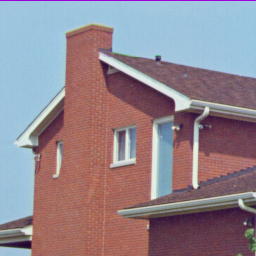
#> input picture Data Set of Images/4.1.05.tiff, 256 x 256 px, found by its file name
$ python '2. Image Quatization using KMeans Clustering.py'
#> lines starting #> are read from the running program, lines starting #| are printed output that depends on the picture
import cv2
import matplotlib.pyplot as plt
import numpy as np

def main():

    source = "C:\\Users\\Srikanth\\Desktop\\Python\\Opencv\\Dataset\\"
    imgpath = source+ "4.1.05.tiff"

    img = cv2.imread(imgpath,1)
#> img is the input picture: shape (256, 256, 3); mean B, G, R 142, 133, 146.6
    img = cv2.cvtColor(img, cv2.COLOR_BGR2RGB)

    Z = img.reshape((-1,3))
    Z = np.float32(Z)

    criteria = (cv2.TERM_CRITERIA_EPS + cv2.TERM_CRITERIA_MAX_ITER, 10, 1.0)

    K=2
    ret, label1, center1 = cv2.kmeans(Z, K, None,
                                      criteria, 10, cv2.KMEANS_RANDOM_CENTERS)
#> ret = 111345496.2; center1 = [[136.4, 91.46, 93.69], [162.1, 196.7, 216.1]]
    center1 = np.uint8(center1)
#> center1 = [[136, 91, 93], [162, 196, 216]]
    res1 = center1[label1.flatten()]
    output1 = res1.reshape((img.shape))
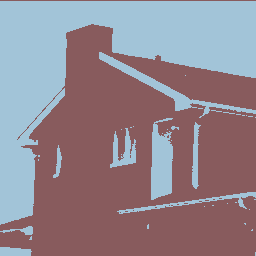
#> output1: shape (256, 256, 3); mean R, G, B 146.3, 132.5, 141.6

    K=4
    ret, label1, center1 = cv2.kmeans(Z, K, None,
                                      criteria, 10, cv2.KMEANS_RANDOM_CENTERS)
#> ret = 43121420.7; center1 = [[166.5, 106.6, 96.65], [123.7, 104.1, 117], [162.6, 197.6, 217.4], [93.23, 57.84, 73.48]]
    center1 = np.uint8(center1)
#> center1 = [[166, 106, 96], [123, 104, 117], [162, 197, 217], [93, 57, 73]]
    res1 = center1[label1.flatten()]
    output2 = res1.reshape((img.shape))
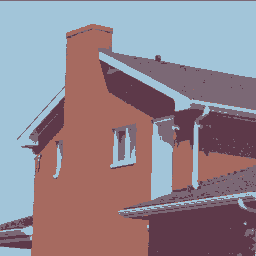
#> output2: shape (256, 256, 3); mean R, G, B 146, 132.4, 141.6

    K=12
    ret, label1, center1 = cv2.kmeans(Z, K, None,
                                      criteria, 10, cv2.KMEANS_RANDOM_CENTERS)
#> ret = 11757399.2; center1 = [[168.2, 179.4, 181.9], [166.7, 106.1, 96.3], [155.2, 156.4, 151.4], [212.4, 222.1, 216.5], [117.5, 91.53, 99.54], [159.7, 0, 222.9], [100.6, 63.72, 76.24], [126.6, 111.9, 113.1], [128.9, 135.6, 139.7], [124.6, 161.6, 181.4], [71.26, 37.81, 63.4], [157.8, 197.3, 221.2]]
    center1 = np.uint8(center1)
#> center1 = [[168, 179, 181], [166, 106, 96], [155, 156, 151], [212, 222, 216], [117, 91, 99], [159, 0, 222], [100, 63, 76], [126, 111, 113], [128, 135, 139], [124, 161, 181], [71, 37, 63], [157, 197, 221]]
    res1 = center1[label1.flatten()]
    output3 = res1.reshape((img.shape))
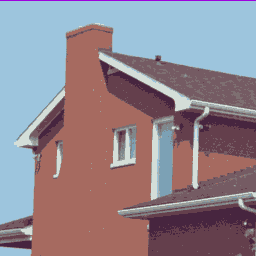
#> output3: shape (256, 256, 3); mean R, G, B 145.9, 132.6, 141.7

    output = [img, output1, output2, output3]
    titles = ['Original Image', 'K=2', 'K=4', 'K=12']

    for i in range(4):
        plt.subplot(2, 2, i+1)
        plt.imshow(output[i])
        plt.title(titles[i])
        plt.xticks([])
        plt.yticks([])
    plt.show()
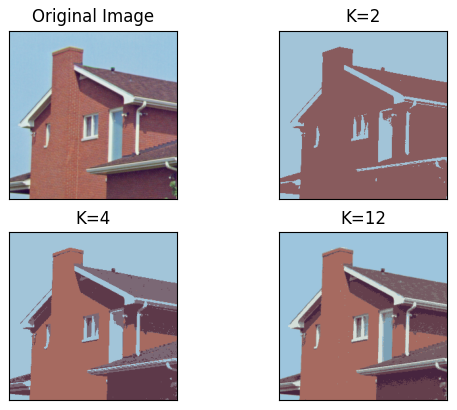
#> figure drawn by matplotlib, 4 panels

if __name__ == "__main__":
    main()

$ run again, with Data Set of Images/4.1.03.tiff copied over Data Set of Images/4.1.05.tiff
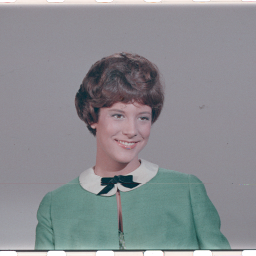
#> input picture Data Set of Images/4.1.03.tiff, 256 x 256 px, found by its file name
#> in main, img is the input picture: shape (256, 256, 3); mean B, G, R 144, 140, 137.6
#> in main, `ret, label1, center1 = cv2.kmeans(Z, K, None, criteria, 10, cv2.KMEANS..`: ret = 101438353.4; center1 = [[144.6, 146.8, 150.9], [74.68, 78.58, 82.56]]
#> in main, `center1 = np.uint8(center1)`: center1 = [[144, 146, 150], [74, 78, 82]]
#> in main, `output1 = res1.reshape((img.shape))`:
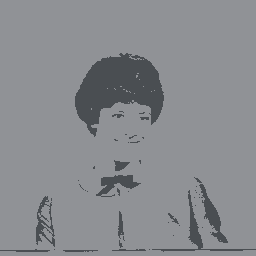
#> output1: shape (256, 256, 3); mean R, G, B 137, 139.2, 143.2
#> in main, `ret, label1, center1 = cv2.kmeans(Z, K, None, criteria, 10, cv2.KMEANS..`: ret = 24857441; center1 = [[147.6, 143.8, 150.1], [103.7, 135.5, 130.8], [235.8, 229.2, 226.7], [69.43, 66.59, 72.78]]
#> in main, `center1 = np.uint8(center1)`: center1 = [[147, 143, 150], [103, 135, 130], [235, 229, 226], [69, 66, 72]]
#> in main, `ret, label1, center1 = cv2.kmeans(Z, K, None, criteria, 10, cv2.KMEANS..`: ret = 6831696.8; center1 = [[19.63, 44.92, 54.16], [145, 142, 148.9], [104.7, 140.2, 134.6], [186.5, 184.4, 186.3], [129.5, 161.4, 155.5], [148, 117.4, 121.1], [167, 155, 160.7], [70.87, 63.85, 70.02], [94.69, 79.6, 85.2], [50.59, 52.82, 60.14], [86.7, 113.3, 110.5], [244.4, 237.6, 234.2]]
#> in main, `center1 = np.uint8(center1)`: center1 = [[19, 44, 54], [145, 142, 148], [104, 140, 134], [186, 184, 186], [129, 161, 155], [148, 117, 121], [167, 155, 160], [70, 63, 70], [94, 79, 85], [50, 52, 60], [86, 113, 110], [244, 237, 234]]
#> in main, `plt.show()`:
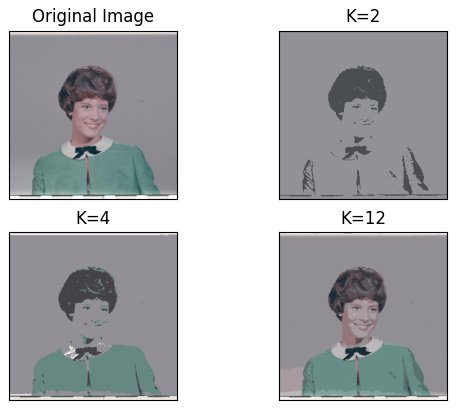
#> figure drawn by matplotlib, 4 panels
